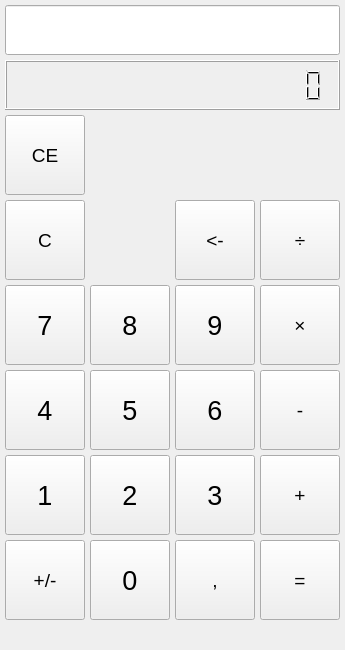
<?xml version="1.0" encoding="UTF-8"?>
<ui version="4.0">
 <class>Rechner</class>
 <widget class="QMainWindow" name="Rechner">
  <property name="geometry">
   <rect>
    <x>0</x>
    <y>0</y>
    <width>345</width>
    <height>650</height>
   </rect>
  </property>
  <property name="windowTitle">
   <string>Rechner</string>
  </property>
  <widget class="QWidget" name="centralwidget">
   <widget class="QLineEdit" name="display">
    <property name="geometry">
     <rect>
      <x>5</x>
      <y>5</y>
      <width>335</width>
      <height>50</height>
     </rect>
    </property>
    <property name="font">
     <font>
      <pointsize>18</pointsize>
     </font>
    </property>
    <property name="focusPolicy">
     <enum>Qt::StrongFocus</enum>
    </property>
    <property name="inputMethodHints">
     <set>Qt::ImhNone</set>
    </property>
    <property name="frame">
     <bool>true</bool>
    </property>
    <property name="alignment">
     <set>Qt::AlignRight|Qt::AlignTrailing|Qt::AlignVCenter</set>
    </property>
    <property name="readOnly">
     <bool>false</bool>
    </property>
   </widget>
   <widget class="QLCDNumber" name="LcdNum">
    <property name="geometry">
     <rect>
      <x>5</x>
      <y>60</y>
      <width>335</width>
      <height>50</height>
     </rect>
    </property>
    <property name="focusPolicy">
     <enum>Qt::NoFocus</enum>
    </property>
    <property name="smallDecimalPoint">
     <bool>true</bool>
    </property>
    <property name="digitCount">
     <number>16</number>
    </property>
   </widget>
   <widget class="QPushButton" name="pb0">
    <property name="geometry">
     <rect>
      <x>90</x>
      <y>540</y>
      <width>80</width>
      <height>80</height>
     </rect>
    </property>
    <property name="font">
     <font>
      <pointsize>20</pointsize>
     </font>
    </property>
    <property name="text">
     <string>0</string>
    </property>
   </widget>
   <widget class="QPushButton" name="pb1">
    <property name="geometry">
     <rect>
      <x>5</x>
      <y>455</y>
      <width>80</width>
      <height>80</height>
     </rect>
    </property>
    <property name="font">
     <font>
      <pointsize>20</pointsize>
     </font>
    </property>
    <property name="text">
     <string>1</string>
    </property>
   </widget>
   <widget class="QPushButton" name="pb2">
    <property name="geometry">
     <rect>
      <x>90</x>
      <y>455</y>
      <width>80</width>
      <height>80</height>
     </rect>
    </property>
    <property name="font">
     <font>
      <pointsize>20</pointsize>
     </font>
    </property>
    <property name="text">
     <string>2</string>
    </property>
   </widget>
   <widget class="QPushButton" name="pb3">
    <property name="geometry">
     <rect>
      <x>175</x>
      <y>455</y>
      <width>80</width>
      <height>80</height>
     </rect>
    </property>
    <property name="font">
     <font>
      <pointsize>20</pointsize>
     </font>
    </property>
    <property name="text">
     <string>3</string>
    </property>
   </widget>
   <widget class="QPushButton" name="pb4">
    <property name="geometry">
     <rect>
      <x>5</x>
      <y>370</y>
      <width>80</width>
      <height>80</height>
     </rect>
    </property>
    <property name="font">
     <font>
      <pointsize>20</pointsize>
     </font>
    </property>
    <property name="text">
     <string>4</string>
    </property>
   </widget>
   <widget class="QPushButton" name="pb5">
    <property name="geometry">
     <rect>
      <x>90</x>
      <y>370</y>
      <width>80</width>
      <height>80</height>
     </rect>
    </property>
    <property name="font">
     <font>
      <pointsize>20</pointsize>
     </font>
    </property>
    <property name="text">
     <string>5</string>
    </property>
   </widget>
   <widget class="QPushButton" name="pb6">
    <property name="geometry">
     <rect>
      <x>175</x>
      <y>370</y>
      <width>80</width>
      <height>80</height>
     </rect>
    </property>
    <property name="font">
     <font>
      <pointsize>20</pointsize>
     </font>
    </property>
    <property name="text">
     <string>6</string>
    </property>
   </widget>
   <widget class="QPushButton" name="pb7">
    <property name="geometry">
     <rect>
      <x>5</x>
      <y>285</y>
      <width>80</width>
      <height>80</height>
     </rect>
    </property>
    <property name="font">
     <font>
      <pointsize>20</pointsize>
     </font>
    </property>
    <property name="text">
     <string>7</string>
    </property>
   </widget>
   <widget class="QPushButton" name="pb8">
    <property name="geometry">
     <rect>
      <x>90</x>
      <y>285</y>
      <width>80</width>
      <height>80</height>
     </rect>
    </property>
    <property name="font">
     <font>
      <pointsize>20</pointsize>
     </font>
    </property>
    <property name="text">
     <string>8</string>
    </property>
   </widget>
   <widget class="QPushButton" name="pb9">
    <property name="geometry">
     <rect>
      <x>175</x>
      <y>285</y>
      <width>80</width>
      <height>80</height>
     </rect>
    </property>
    <property name="font">
     <font>
      <pointsize>20</pointsize>
     </font>
    </property>
    <property name="text">
     <string>9</string>
    </property>
   </widget>
   <widget class="QPushButton" name="pbAdd">
    <property name="geometry">
     <rect>
      <x>260</x>
      <y>455</y>
      <width>80</width>
      <height>80</height>
     </rect>
    </property>
    <property name="font">
     <font>
      <pointsize>14</pointsize>
     </font>
    </property>
    <property name="text">
     <string>+</string>
    </property>
   </widget>
   <widget class="QPushButton" name="pbSub">
    <property name="geometry">
     <rect>
      <x>260</x>
      <y>370</y>
      <width>80</width>
      <height>80</height>
     </rect>
    </property>
    <property name="font">
     <font>
      <pointsize>14</pointsize>
     </font>
    </property>
    <property name="text">
     <string>-</string>
    </property>
   </widget>
   <widget class="QPushButton" name="pbMult">
    <property name="geometry">
     <rect>
      <x>260</x>
      <y>285</y>
      <width>80</width>
      <height>80</height>
     </rect>
    </property>
    <property name="font">
     <font>
      <pointsize>14</pointsize>
     </font>
    </property>
    <property name="text">
     <string>×</string>
    </property>
   </widget>
   <widget class="QPushButton" name="pbDiv">
    <property name="geometry">
     <rect>
      <x>260</x>
      <y>200</y>
      <width>80</width>
      <height>80</height>
     </rect>
    </property>
    <property name="font">
     <font>
      <pointsize>14</pointsize>
     </font>
    </property>
    <property name="text">
     <string>÷</string>
    </property>
   </widget>
   <widget class="QPushButton" name="pbEqual">
    <property name="geometry">
     <rect>
      <x>260</x>
      <y>540</y>
      <width>80</width>
      <height>80</height>
     </rect>
    </property>
    <property name="font">
     <font>
      <pointsize>14</pointsize>
     </font>
    </property>
    <property name="text">
     <string>=</string>
    </property>
   </widget>
   <widget class="QPushButton" name="pbInv">
    <property name="geometry">
     <rect>
      <x>5</x>
      <y>540</y>
      <width>80</width>
      <height>80</height>
     </rect>
    </property>
    <property name="font">
     <font>
      <pointsize>14</pointsize>
     </font>
    </property>
    <property name="text">
     <string>+/-</string>
    </property>
   </widget>
   <widget class="QPushButton" name="pbComma">
    <property name="geometry">
     <rect>
      <x>175</x>
      <y>540</y>
      <width>80</width>
      <height>80</height>
     </rect>
    </property>
    <property name="font">
     <font>
      <pointsize>14</pointsize>
     </font>
    </property>
    <property name="text">
     <string>,</string>
    </property>
   </widget>
   <widget class="QPushButton" name="pbBackSp">
    <property name="geometry">
     <rect>
      <x>175</x>
      <y>200</y>
      <width>80</width>
      <height>80</height>
     </rect>
    </property>
    <property name="font">
     <font>
      <pointsize>14</pointsize>
     </font>
    </property>
    <property name="text">
     <string>&lt;-</string>
    </property>
   </widget>
   <widget class="QPushButton" name="pbReset">
    <property name="geometry">
     <rect>
      <x>5</x>
      <y>200</y>
      <width>80</width>
      <height>80</height>
     </rect>
    </property>
    <property name="font">
     <font>
      <pointsize>14</pointsize>
     </font>
    </property>
    <property name="text">
     <string>C</string>
    </property>
   </widget>
   <widget class="QPushButton" name="pbReset_2">
    <property name="geometry">
     <rect>
      <x>5</x>
      <y>115</y>
      <width>80</width>
      <height>80</height>
     </rect>
    </property>
    <property name="font">
     <font>
      <pointsize>14</pointsize>
     </font>
    </property>
    <property name="text">
     <string>CE</string>
    </property>
   </widget>
  </widget>
  <widget class="QMenuBar" name="menubar">
   <property name="geometry">
    <rect>
     <x>0</x>
     <y>0</y>
     <width>345</width>
     <height>21</height>
    </rect>
   </property>
  </widget>
 </widget>
 <resources/>
 <connections/>
</ui>
